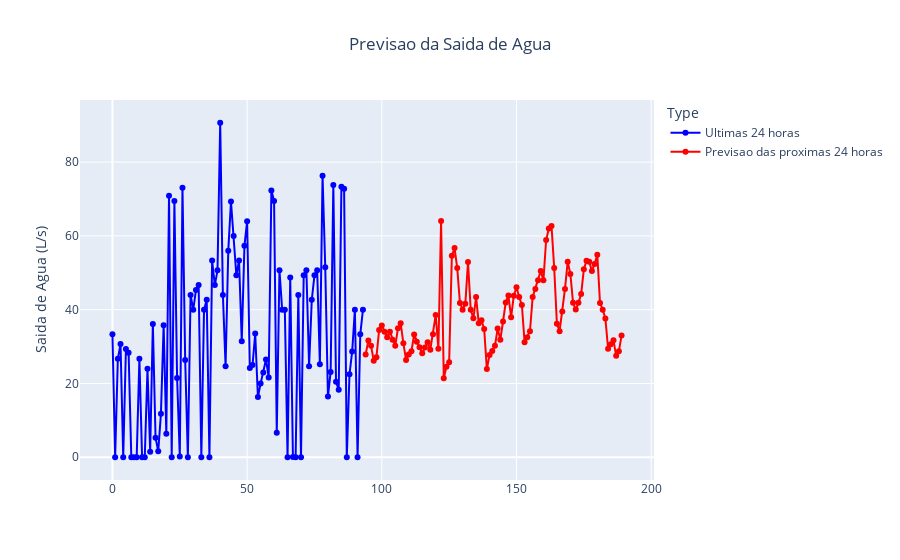

Notebook code for this chart:
### Code cell
fig = go.Figure()
fig.add_trace(go.Scatter(x=real_data_complete.index[real_data_complete['forecasted'] == False],y=real_data_complete['output_flow_rate'][real_data_complete['forecasted'] == False],mode='lines+markers',name='Ultimas 24 horas',line=dict(color='blue')))
fig.add_trace(go.Scatter(x=real_data_complete.index[real_data_complete['forecasted'] == True],y=real_data_complete['output_flow_rate'][real_data_complete['forecasted'] == True],mode='lines+markers',name='Previsao das proximas 24 horas',line=dict(color='red')))
fig.update_layout(title={'text': 'Previsao da Saida de Agua', 'x': 0.5, 'xanchor': 'center'},xaxis_title='',yaxis_title='Saida de Agua (L/s)',legend_title='Type')
fig.update_traces(marker=dict(symbol='circle'))
fig.show()

### Figure 1 — Plotly figure (JSON) as saved in the notebook; plotly's stock layout.template omitted (floating-point values rounded to 4 significant figures)
{"data": [{"line": {"color": "blue"}, "marker": {"symbol": "circle"}, "mode": "lines+markers", "name": "Ultimas 24 horas", "type": "scatter", "x": [0, 1, 2, 3, 4, 5, 6, 7, 8, 9, 10, 11, 12, 13, 14, 15, 16, 17, 18, 19, 20, 21, 22, 23, 24, 25, 26, 27, 28, 29, 30, 31, 32, 33, 34, 35, 36, 37, 38, 39, 40, 41, 42, 43, 44, 45, 46, 47, 48, 49, 50, 51, 52, 53, 54, 55, 56, 57, 58, 59, 60, 61, 62, 63, 64, 65, 66, 67, 68, 69, 70, 71, 72, 73, 74, 75, 76, 77, 78, 79, 80, 81, 82, 83, 84, 85, 86, 87, 88, 89, 90, 91, 92, 93], "y": [33.33, 0, 26.67, 30.67, 0, 29.33, 28.33, 0, 0, 0, 26.67, 0, 0, 24, 1.5, 36.12, 5.29, 1.63, 11.81, 35.81, 6.39, 70.86, 0, 69.48, 21.48, 0.21, 73.06, 26.34, 0, 44, 40, 45.33, 46.67, 0, 40, 42.67, 0, 53.33, 46.67, 50.67, 90.67, 44, 24.67, 56, 69.33, 60, 49.33, 53.33, 31.43, 57.33, 64, 24.16, 24.98, 33.54, 16.34, 19.96, 22.97, 26.48, 21.63, 72.3, 69.48, 6.67, 50.67, 40, 40, 0, 48.69, 0.09, 0, 44, 0, 49.33, 50.67, 24.67, 42.67, 49.33, 50.67, 25.22, 76.32, 51.5, 16.46, 23.12, 73.79, 20.46, 18.31, 73.29, 72.79, 0, 22.48, 28.66, 40, 0, 33.33, 40]}, {"line": {"color": "red"}, "marker": {"symbol": "circle"}, "mode": "lines+markers", "name": "Previsao das proximas 24 horas", "type": "scatter", "x": [94, 95, 96, 97, 98, 99, 100, 101, 102, 103, 104, 105, 106, 107, 108, 109, 110, 111, 112, 113, 114, 115, 116, 117, 118, 119, 120, 121, 122, 123, 124, 125, 126, 127, 128, 129, 130, 131, 132, 133, 134, 135, 136, 137, 138, 139, 140, 141, 142, 143, 144, 145, 146, 147, 148, 149, 150, 151, 152, 153, 154, 155, 156, 157, 158, 159, 160, 161, 162, 163, 164, 165, 166, 167, 168, 169, 170, 171, 172, 173, 174, 175, 176, 177, 178, 179, 180, 181, 182, 183, 184, 185, 186, 187, 188, 189], "y": [27.86, 31.65, 30.25, 26.14, 27.12, 34.46, 35.73, 34.03, 32.53, 34.03, 31.85, 30.19, 35, 36.32, 30.92, 26.38, 27.87, 28.73, 33.28, 31.34, 29.81, 28.22, 29.77, 31.16, 29.17, 33.35, 38.54, 29.42, 64.05, 21.4, 24.54, 25.78, 54.63, 56.73, 51.27, 41.84, 40, 41.61, 52.92, 40, 37.65, 43.42, 36.3, 37.14, 34.75, 23.89, 27.74, 28.82, 30.19, 34.89, 31.85, 36.8, 41.98, 43.83, 37.97, 43.81, 46.07, 43.42, 41.24, 31.16, 32.5, 34.15, 43.43, 45.6, 47.95, 50.51, 47.95, 58.88, 62.02, 62.7, 51.28, 36.22, 34.17, 39.49, 45.62, 53.01, 49.68, 41.85, 40.03, 41.85, 44.22, 50.94, 53.23, 53, 50.51, 52.39, 54.89, 41.84, 40, 37.6, 29.42, 30.63, 31.74, 27.49, 28.72, 32.97]}], "layout": {"legend": {"title": {"text": "Type"}}, "title": {"text": "Previsao da Saida de Agua", "x": 0.5, "xanchor": "center"}, "xaxis": {"title": {"text": ""}}, "yaxis": {"title": {"text": "Saida de Agua (L/s)"}}}}
